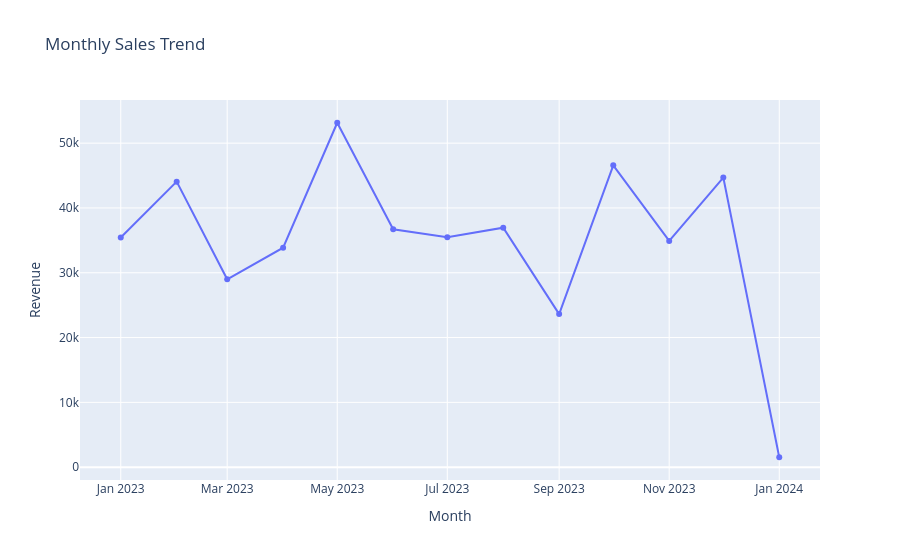

The code cell stored with this chart in its notebook:
### Code cell
fig_monthly = px.line(
    monthly_sales.reset_index(),
    x="Month",
    y="Total Amount",
    title="Monthly Sales Trend",
    markers=True
)
fig_monthly.update_layout(xaxis_title="Month", yaxis_title="Revenue")
fig_monthly.show()

### Figure 1 — Plotly figure (JSON) as saved in the notebook; plotly's stock layout.template omitted (floating-point values rounded to 4 significant figures)
{"data": [{"hovertemplate": "Month=%{x}<br>Total Amount=%{y}<extra></extra>", "legendgroup": "", "line": {"color": "#636efa", "dash": "solid"}, "marker": {"symbol": "circle"}, "mode": "lines+markers", "name": "", "orientation": "v", "showlegend": false, "type": "scatter", "x": ["2023-01-01T00:00:00.000000000", "2023-02-01T00:00:00.000000000", "2023-03-01T00:00:00.000000000", "2023-04-01T00:00:00.000000000", "2023-05-01T00:00:00.000000000", "2023-06-01T00:00:00.000000000", "2023-07-01T00:00:00.000000000", "2023-08-01T00:00:00.000000000", "2023-09-01T00:00:00.000000000", "2023-10-01T00:00:00.000000000", "2023-11-01T00:00:00.000000000", "2023-12-01T00:00:00.000000000", "2024-01-01T00:00:00.000000000"], "xaxis": "x", "y": [35450, 44060, 28990, 33870, 53150, 36715, 35465, 36960, 23620, 46580, 34920, 44690, 1530], "yaxis": "y"}], "layout": {"legend": {"tracegroupgap": 0}, "title": {"text": "Monthly Sales Trend"}, "xaxis": {"anchor": "y", "domain": [0, 1], "title": {"text": "Month"}}, "yaxis": {"anchor": "x", "domain": [0, 1], "title": {"text": "Revenue"}}}}
